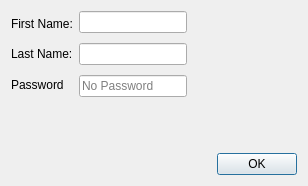
<?xml version="1.0" encoding="UTF-8"?>
<ui version="4.0">
 <class>DoctorSettingsDialog</class>
 <widget class="QDialog" name="DoctorSettingsDialog">
  <property name="geometry">
   <rect>
    <x>0</x>
    <y>0</y>
    <width>308</width>
    <height>186</height>
   </rect>
  </property>
  <property name="sizePolicy">
   <sizepolicy hsizetype="Preferred" vsizetype="Preferred">
    <horstretch>0</horstretch>
    <verstretch>0</verstretch>
   </sizepolicy>
  </property>
  <property name="windowTitle">
   <string>DoctorSettingsDialog</string>
  </property>
  <layout class="QVBoxLayout" name="verticalLayout_3">
   <item>
    <layout class="QHBoxLayout" name="horizontalLayout_9">
     <item>
      <layout class="QVBoxLayout" name="verticalLayout">
       <item>
        <widget class="QLabel" name="label_2">
         <property name="text">
          <string>First Name:</string>
         </property>
        </widget>
       </item>
       <item>
        <widget class="QLabel" name="label_3">
         <property name="text">
          <string>Last Name:</string>
         </property>
        </widget>
       </item>
       <item>
        <widget class="QLabel" name="label_7">
         <property name="text">
          <string>Password</string>
         </property>
        </widget>
       </item>
      </layout>
     </item>
     <item>
      <layout class="QVBoxLayout" name="verticalLayout_2">
       <property name="spacing">
        <number>10</number>
       </property>
       <item>
        <layout class="QHBoxLayout" name="horizontalLayout_7">
         <item>
          <widget class="NameEdit" name="fNameEdit">
           <property name="sizePolicy">
            <sizepolicy hsizetype="Preferred" vsizetype="Preferred">
             <horstretch>0</horstretch>
             <verstretch>0</verstretch>
            </sizepolicy>
           </property>
           <property name="maxLength">
            <number>50</number>
           </property>
          </widget>
         </item>
         <item>
          <spacer name="horizontalSpacer_3">
           <property name="orientation">
            <enum>Qt::Orientation::Horizontal</enum>
           </property>
           <property name="sizeHint" stdset="0">
            <size>
             <width>40</width>
             <height>20</height>
            </size>
           </property>
          </spacer>
         </item>
        </layout>
       </item>
       <item>
        <layout class="QHBoxLayout" name="horizontalLayout_5">
         <item>
          <widget class="NameEdit" name="lNameEdit">
           <property name="sizePolicy">
            <sizepolicy hsizetype="Preferred" vsizetype="Preferred">
             <horstretch>0</horstretch>
             <verstretch>0</verstretch>
            </sizepolicy>
           </property>
           <property name="maxLength">
            <number>50</number>
           </property>
          </widget>
         </item>
         <item>
          <spacer name="horizontalSpacer_5">
           <property name="orientation">
            <enum>Qt::Orientation::Horizontal</enum>
           </property>
           <property name="sizeHint" stdset="0">
            <size>
             <width>40</width>
             <height>20</height>
            </size>
           </property>
          </spacer>
         </item>
        </layout>
       </item>
       <item>
        <layout class="QHBoxLayout" name="horizontalLayout_2">
         <item>
          <widget class="LineEdit" name="passEdit">
           <property name="sizePolicy">
            <sizepolicy hsizetype="Preferred" vsizetype="Preferred">
             <horstretch>0</horstretch>
             <verstretch>0</verstretch>
            </sizepolicy>
           </property>
           <property name="maxLength">
            <number>20</number>
           </property>
           <property name="echoMode">
            <enum>QLineEdit::EchoMode::Normal</enum>
           </property>
           <property name="placeholderText">
            <string>No Password</string>
           </property>
          </widget>
         </item>
         <item>
          <spacer name="horizontalSpacer_8">
           <property name="orientation">
            <enum>Qt::Orientation::Horizontal</enum>
           </property>
           <property name="sizeHint" stdset="0">
            <size>
             <width>40</width>
             <height>20</height>
            </size>
           </property>
          </spacer>
         </item>
        </layout>
       </item>
      </layout>
     </item>
    </layout>
   </item>
   <item>
    <spacer name="verticalSpacer">
     <property name="orientation">
      <enum>Qt::Orientation::Vertical</enum>
     </property>
     <property name="sizeHint" stdset="0">
      <size>
       <width>20</width>
       <height>40</height>
      </size>
     </property>
    </spacer>
   </item>
   <item>
    <layout class="QHBoxLayout" name="horizontalLayout">
     <item>
      <widget class="QLabel" name="errorLabel">
       <property name="styleSheet">
        <string notr="true">color : red;</string>
       </property>
       <property name="text">
        <string/>
       </property>
      </widget>
     </item>
     <item>
      <spacer name="horizontalSpacer">
       <property name="orientation">
        <enum>Qt::Orientation::Horizontal</enum>
       </property>
       <property name="sizeHint" stdset="0">
        <size>
         <width>40</width>
         <height>20</height>
        </size>
       </property>
      </spacer>
     </item>
     <item>
      <widget class="QPushButton" name="okButton">
       <property name="text">
        <string>OK</string>
       </property>
       <property name="default">
        <bool>true</bool>
       </property>
      </widget>
     </item>
    </layout>
   </item>
  </layout>
 </widget>
 <layoutdefault spacing="6" margin="11"/>
 <customwidgets>
  <customwidget>
   <class>NameEdit</class>
   <extends>QLineEdit</extends>
   <header>View/uiComponents/NameEdit.h</header>
  </customwidget>
  <customwidget>
   <class>LineEdit</class>
   <extends>QLineEdit</extends>
   <header>View/uiComponents/LineEdit.h</header>
  </customwidget>
 </customwidgets>
 <tabstops>
  <tabstop>fNameEdit</tabstop>
  <tabstop>lNameEdit</tabstop>
  <tabstop>passEdit</tabstop>
  <tabstop>okButton</tabstop>
 </tabstops>
 <resources/>
 <connections/>
</ui>
